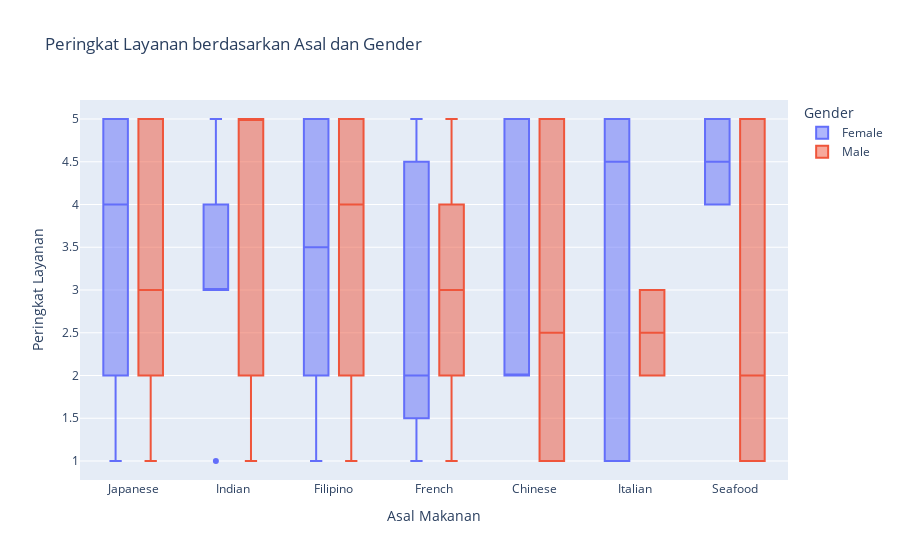

Notebook cell for this chart:
### Markdown cell above
Service comparison & preference ranking, etc.

### Code cell
fig1 = px.box(df, x='Cuisines', y='Service Rating', color='Gender', title='Peringkat Layanan berdasarkan Asal dan Gender') 
fig1.update_layout(xaxis_title='Asal Makanan', yaxis_title='Peringkat Layanan') 
fig1.show()

### Figure 1 — Plotly figure (JSON) as saved in the notebook; plotly's stock layout.template omitted (floating-point values rounded to 4 significant figures)
{"data": [{"alignmentgroup": "True", "hovertemplate": "Gender=Female<br>Cuisines=%{x}<br>Service Rating=%{y}<extra></extra>", "legendgroup": "Female", "marker": {"color": "#636efa"}, "name": "Female", "notched": false, "offsetgroup": "Female", "orientation": "v", "showlegend": true, "type": "box", "x": ["Japanese", "Indian", "Japanese", "Indian", "Filipino", "French", "Chinese", "French", "Indian", "Italian", "Chinese", "Indian", "French", "Seafood", "Chinese", "Indian", "French", "Filipino", "Italian", "Seafood", "Japanese", "Japanese", "Chinese", "Chinese", "Filipino", "Filipino", "Italian", "Japanese", "Japanese", "Italian", "Italian", "Italian", "Filipino", "French", "Chinese", "French", "French", "Filipino", "French", "Chinese", "Japanese", "Japanese", "Indian", "Japanese", "Indian", "Filipino", "French", "Chinese", "French", "Indian", "Italian", "Chinese", "Indian", "French", "Seafood", "Chinese", "Indian", "French", "Filipino", "Italian", "Seafood", "Japanese", "Japanese", "Chinese", "Chinese", "Filipino", "Filipino", "Italian", "Japanese", "Japanese", "Italian", "Italian", "Italian", "Filipino", "French", "Chinese", "French", "French", "Filipino", "French", "Chinese", "Japanese"], "x0": " ", "xaxis": "x", "y": [4, 1, 1, 4, 2, 2, 5, 1, 3, 4, 2, 3, 1, 4, 2, 5, 2, 5, 1, 5, 5, 5, 2, 5, 3, 1, 5, 3, 5, 1, 5, 5, 5, 4, 5, 5, 5, 4, 2, 2, 2, 4, 3, 1, 4, 2, 3, 4, 1, 3, 4, 2, 3, 1, 4, 2, 5, 2, 5, 1, 5, 5, 5, 2, 5, 3, 1, 5, 3, 5, 1, 5, 5, 5, 4, 5, 5, 5, 4, 2, 2, 2], "y0": " ", "yaxis": "y"}, {"alignmentgroup": "True", "hovertemplate": "Gender=Male<br>Cuisines=%{x}<br>Service Rating=%{y}<extra></extra>", "legendgroup": "Male", "marker": {"color": "#EF553B"}, "name": "Male", "notched": false, "offsetgroup": "Male", "orientation": "v", "showlegend": true, "type": "box", "x": ["Seafood", "Filipino", "Seafood", "Italian", "Chinese", "Chinese", "Italian", "Filipino", "Seafood", "Japanese", "Filipino", "Seafood", "Seafood", "Indian", "Japanese", "Indian", "Indian", "Indian", "Japanese", "Japanese", "Japanese", "French", "Filipino", "Seafood", "Japanese", "French", "Chinese", "French", "Seafood", "Filipino", "Filipino", "Japanese", "Italian", "Japanese", "French", "Seafood", "Indian", "French", "Japanese", "Filipino", "Indian", "Indian", "Filipino", "Indian", "Filipino", "Chinese", "Seafood", "Chinese", "French", "Japanese", "Japanese", "Filipino", "Indian", "Indian", "French", "French", "Indian", "Filipino", "French", "Seafood", "Filipino", "Seafood", "Italian", "Chinese", "Chinese", "Italian", "Filipino", "Seafood", "Japanese", "Filipino", "Seafood", "Seafood", "Indian", "Japanese", "Indian", "Indian", "Indian", "Japanese", "Japanese", "Japanese", "French", "Filipino", "Seafood", "Japanese", "French", "Chinese", "French", "Seafood", "Filipino", "Filipino", "Japanese", "Italian", "Japanese", "French", "Seafood", "Indian", "French", "Japanese", "Filipino", "Indian", "Indian", "Filipino", "Indian", "Filipino", "Chinese", "Seafood", "Chinese", "French", "Japanese", "Japanese", "Filipino", "Indian", "Indian", "French", "French", "Indian", "Filipino", "French"], "x0": " ", "xaxis": "x", "y": [5, 4, 1, 3, 2, 1, 2, 1, 1, 5, 5, 1, 5, 5, 3, 5, 2, 2, 5, 3, 2, 3, 1, 2, 1, 1, 5, 3, 2, 4, 4, 2, 2, 5, 5, 3, 2, 3, 4, 2, 1, 5, 4, 3, 5, 1, 5, 5, 4, 4, 1, 5, 5, 5, 1, 5, 5, 2, 2, 2, 4, 3, 3, 3, 1, 3, 2, 1, 5, 5, 1, 5, 5, 3, 5, 2, 2, 5, 3, 2, 3, 1, 2, 1, 1, 5, 3, 2, 4, 4, 2, 2, 5, 5, 3, 2, 3, 4, 2, 1, 5, 4, 3, 5, 1, 5, 5, 4, 4, 1, 5, 5, 5, 1, 5, 5, 2, 2], "y0": " ", "yaxis": "y"}], "layout": {"boxmode": "group", "legend": {"title": {"text": "Gender"}, "tracegroupgap": 0}, "title": {"text": "Peringkat Layanan berdasarkan Asal dan Gender"}, "xaxis": {"anchor": "y", "domain": [0, 1], "title": {"text": "Asal Makanan"}}, "yaxis": {"anchor": "x", "domain": [0, 1], "title": {"text": "Peringkat Layanan"}}}}
